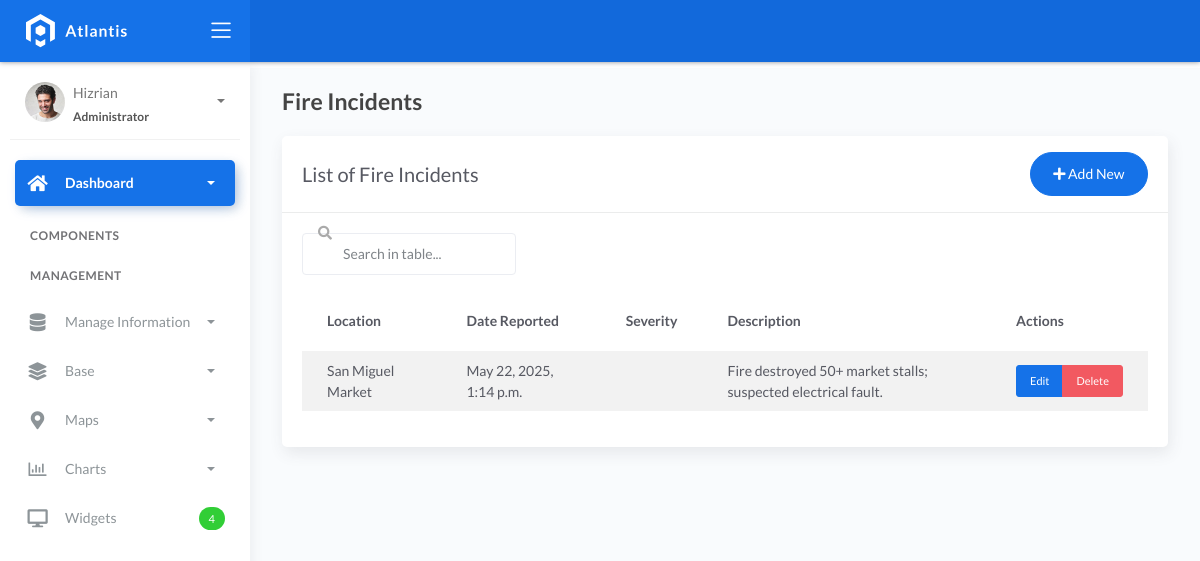
The page /incidents/ on the database as committed earlier.
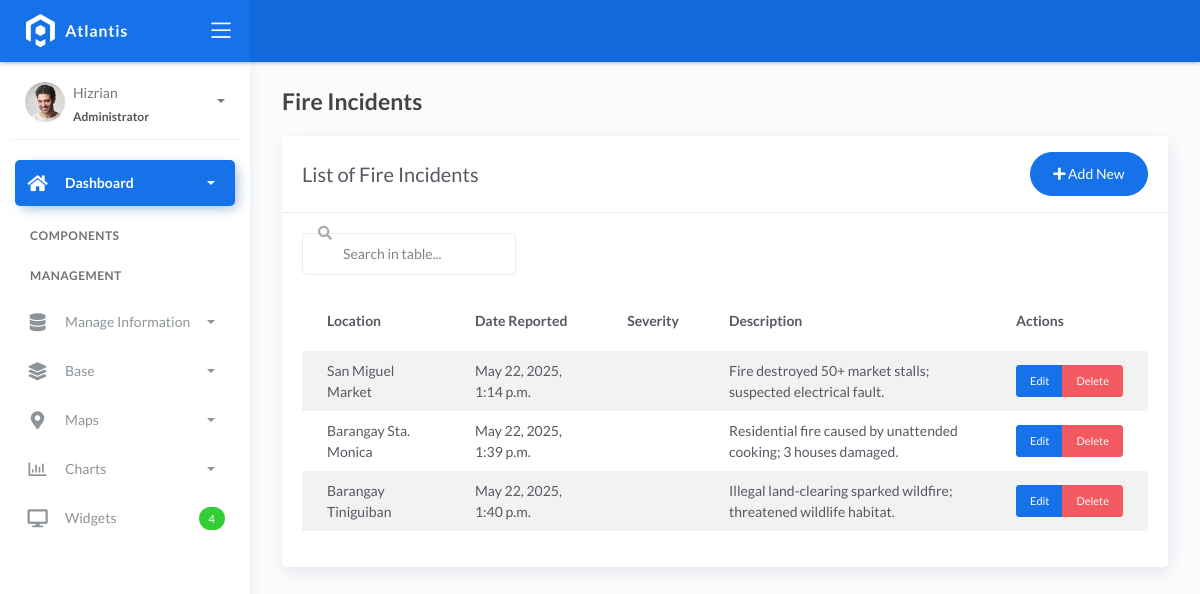
The same page on the database as committed later.
### mainsite/models.py (models this page shows, shortened)
class FireIncident(models.Model):
    SEVERITY_CHOICES = [
        ('LOW', 'Low'),
        ('MEDIUM', 'Medium'),
        ('HIGH', 'High'),
        ('CRITICAL', 'Critical'),
    ]
    location = models.ForeignKey(Location, on_delete=models.CASCADE)
    date_reported = models.DateTimeField(auto_now_add=True)
    severity = models.CharField(max_length=10, choices=SEVERITY_CHOICES)
    description = models.TextField()
    weather_condition = models.ForeignKey(WeatherCondition, on_delete=models.SET_NULL, null=True)
    responding_station = models.ForeignKey(FireStation, on_delete=models.SET_NULL, null=True)

class Location(models.Model):
    address = models.CharField(max_length=200)
    latitude = models.DecimalField(max_digits=9, decimal_places=6)
    longitude = models.DecimalField(max_digits=9, decimal_places=6)
    def __str__(self):
        return self.address

### mainsite/views.py (the view)
# urls.py: path('incidents/', views.incident_list, name='incident-list'),
def incident_list(request):
    incidents = FireIncident.objects.all()
    return render(request, 'management/incident_list.html', {'incidents': incidents})

### templates/management/incident_list.html
{% extends 'management/base_list.html' %}
{% block page_title %}Fire Incidents{% endblock %}
{% block list_title %}List of Fire Incidents{% endblock %}
{% block add_url %}{% url 'incident-add' %}{% endblock %}
{% block table_content %}
<thead>
    <tr>
        <th>Location</th>
        <th>Date Reported</th>
        <th>Severity</th>
        <th>Description</th>
        <th>Actions</th>
    </tr>
</thead>
<tbody>
    {% for incident in incidents %}
    <tr>
        <td>{{ incident.location }}</td>
        <td>{{ incident.date_reported }}</td>
        <td>{{ incident.severity }}</td>
        <td>{{ incident.description }}</td>
        <td>
            <div class="btn-group" role="group">
                <a href="{% url 'incident-edit' incident.pk %}" class="btn btn-primary btn-sm">Edit</a>
                <a href="{% url 'incident-delete' incident.pk %}" class="btn btn-danger btn-sm">Delete</a>
            </div>
        </td>
    </tr>
    {% endfor %}
</tbody>
{% endblock %}

Rows that differ between the two databases and show on the page:
added FireIncident: location "Barangay Sta. Monica", date_reported "May 22, 2025, 1:39 p.m.", description "Residential fire caused by unattended cooking; 3 houses damaged."
added FireIncident: location "Barangay Tiniguiban", date_reported "May 22, 2025, 1:40 p.m.", description "Illegal land-clearing sparked wildfire; threatened wildlife habitat."
